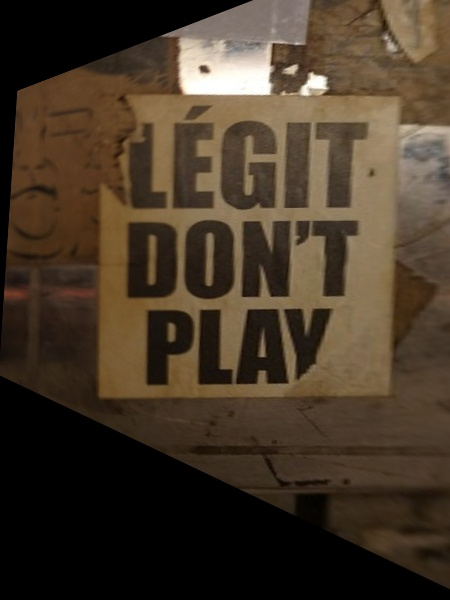
#> input picture poster_2.png, 450 x 600 px, found by its file name
$ python feature_points.py
#> lines starting #> are read from the running program, lines starting #| are printed output that depends on the picture
import cv2

# 画像の読み込み
img = cv2.imread("poster_2.png")
#> img is the input picture: shape (600, 450, 3); mean B, G, R 40, 55.6, 69.6

# AKAZEオブジェクトの作成
akaze = cv2.AKAZE_create()

# 特徴点の抽出
kps, dess = akaze.detectAndCompute(img, None)
#> kps = 441 keypoints; strongest (x, y, size): (204, 69, 8.1), (291, 70, 8.1), (321, 81, 8.1), (313, 80, 8.1)

# 特徴点を描画
img_akaze = cv2.drawKeypoints(
    img,
    kps,
    None,
    flags=cv2.DRAW_MATCHES_FLAGS_DRAW_RICH_KEYPOINTS
)
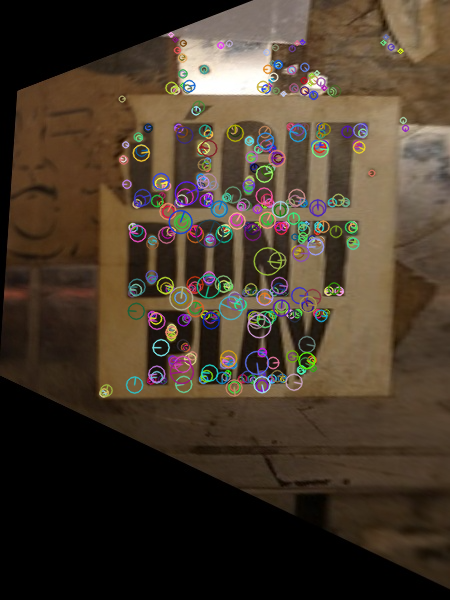
#> img_akaze: shape (600, 450, 3); mean B, G, R 44.4, 58.6, 71.7

# 表示
cv2.imshow("feature_points", img_akaze)

cv2.waitKey(0)
cv2.destroyAllWindows()
